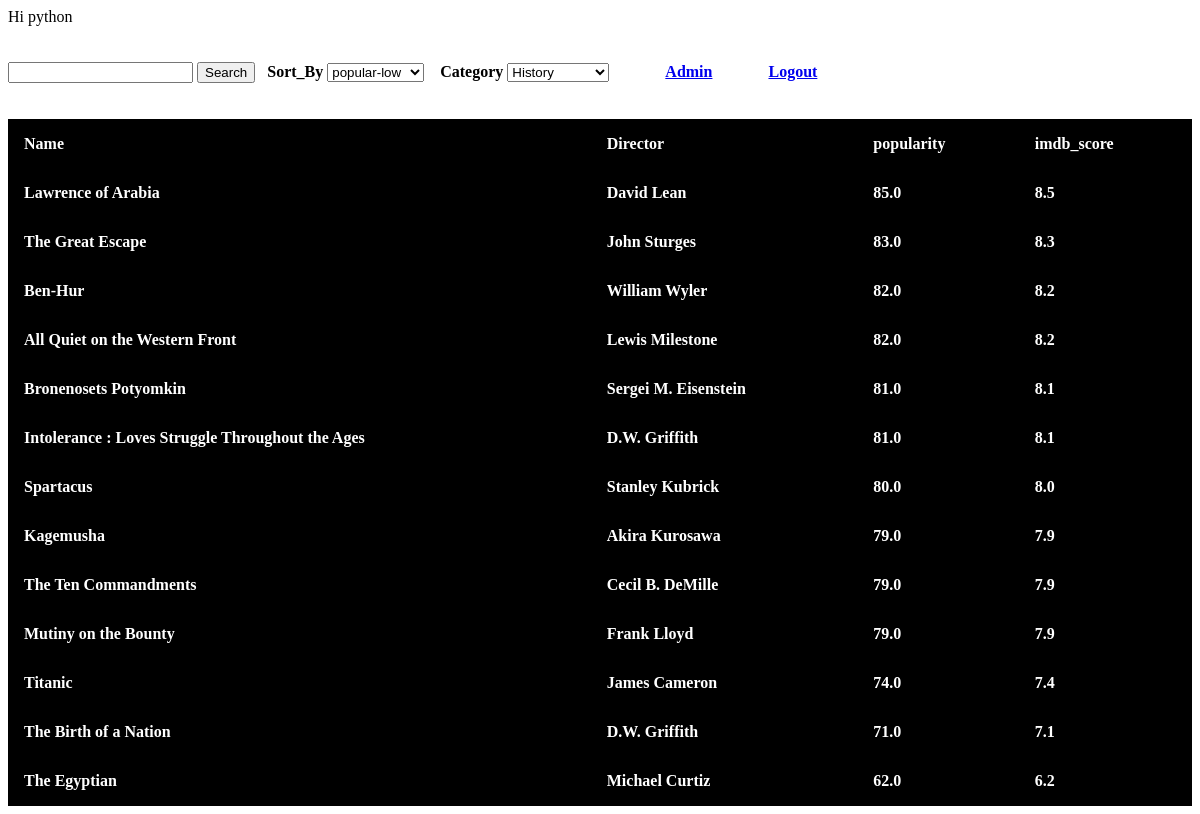
Page /dashboard (signed in) on the committed database.
### app.py (models this page shows)
class User(UserMixin, db.Model):
    id = db.Column(db.Integer, primary_key=True)
    username = db.Column(db.String(15), unique=True)
    email = db.Column(db.String(50), unique=True)
    password = db.Column(db.String)
    userrole = db.Column(db.String(80),nullable=True)

class Movie(db.Model):
    __tablename__ = "movies"
    id = db.Column(db.Integer, primary_key=True)
    popularity = db.Column(db.Float())
    director = db.Column(db.Text())
    imdb_score = db.Column(db.Float())
    name = db.Column(db.Text())
    genre_many = db.relationship("Genre", secondary=subs,backref=db.backref('movies',lazy='dynamic'))

### app.py (the view)
@app.route('/dashboard')
@login_required
def dashboard():
    _data = Genre.query.all()
    _data_list = [i.which_genre for i in _data]
    _data_list.remove(" History")
    _proper = "</option>".join(["<option>"+i for i in _data_list])+"<option selected> History</option>"
    print(_proper)
    _main_data = Movie.query.join(Movie.genre_many).filter(Genre.which_genre==" History").order_by(Movie.imdb_score.desc()).all()
    _main_data1 = ["<tr><th>"+i.name+"</th>"+"<th>"+i.director+"</th>"+"<th>"+format(i.popularity)+"</th>"+"<th>"+format(i.imdb_score)+"</th></tr>" for i in _main_data]
    _join_all="<table id='t01'><tr><th>Name</th><th>Director</th><th>popularity</th><th>imdb_score</th></tr>"+"".join(_main_data1)+"</table>"
    print(_join_all)
    return render_template('dashboard.html',sele = Markup(_proper), data=Markup(_join_all),user1=current_user.username)

### app.py (called while the page is built)
@login_manager.user_loader
def load_user(user_id):
    return User.query.get(int(user_id))

### templates/Dashboard.html (shortened to what this page needs)
 <html>
<head>
</head
   <body>
      <div>Hi {{user1}}</div>
      <br></br>
      <div>
         <input id="search"></input> <button id="search_button" onclick="myFunction()">Search</button>&nbsp;&nbsp;
         <b>Sort_By</b>
<select id="sortby" onchange="myFunction()">
  <option>popular-low</option>
</select>
         <b>Category</b>
<select id="category" onchange="myFunction()">
{{sele|safe}}
</select><a href="/adminview"><b>Admin</b></a><a href="/logout"><b>Logout</b></a>
      </div>
<br></br>
<div id="show_all">{{data|safe}}</div>
   </body>
</html>

### templates/Dashboard.html (style rules this page uses)
table { width:100%; }
table, th, td { border: 1px solid black; border-collapse: collapse; }
th, td { padding: 15px; text-align: left; }
table#t01 tr:nth-child(even) { background-color: #eee; }
table#t01 tr:nth-child(odd) { background-color: #fff; }
table#t01 th { background-color: black; color: white; }

### rows in the picture
User: username "python"
Movie: director "Name Director popularity imdb_score Lawrence of Arabia David Lean 85.0 8.5 The Great Escape John Sturges 83.0 8.3 Ben-Hur William Wyler 82.0 8.2 All Quiet on the Western Front Lewis Milestone 82.0 8.2 Bronenosets Potyomkin Sergei M. Eisenstein 81.0 8.1 Intolerance : Loves Struggle Throughout the Ages D.W. Griffith 81.0 8.1 Spartacus Stanley Kubrick 80.0 8.0 Kagemusha Akira Kurosawa 79.0 7.9 The Ten Commandments Cecil B. DeMille 79.0 7.9 Mutiny on the Bounty Frank Lloyd 79.0 7.9 Titanic James Cameron 74.0 7.4 The Birth of a Nation D.W. Griffith 71.0 7.1 The Egyptian Michael Curtiz 62.0 6.2"

### other values in the picture
form field value "History"
